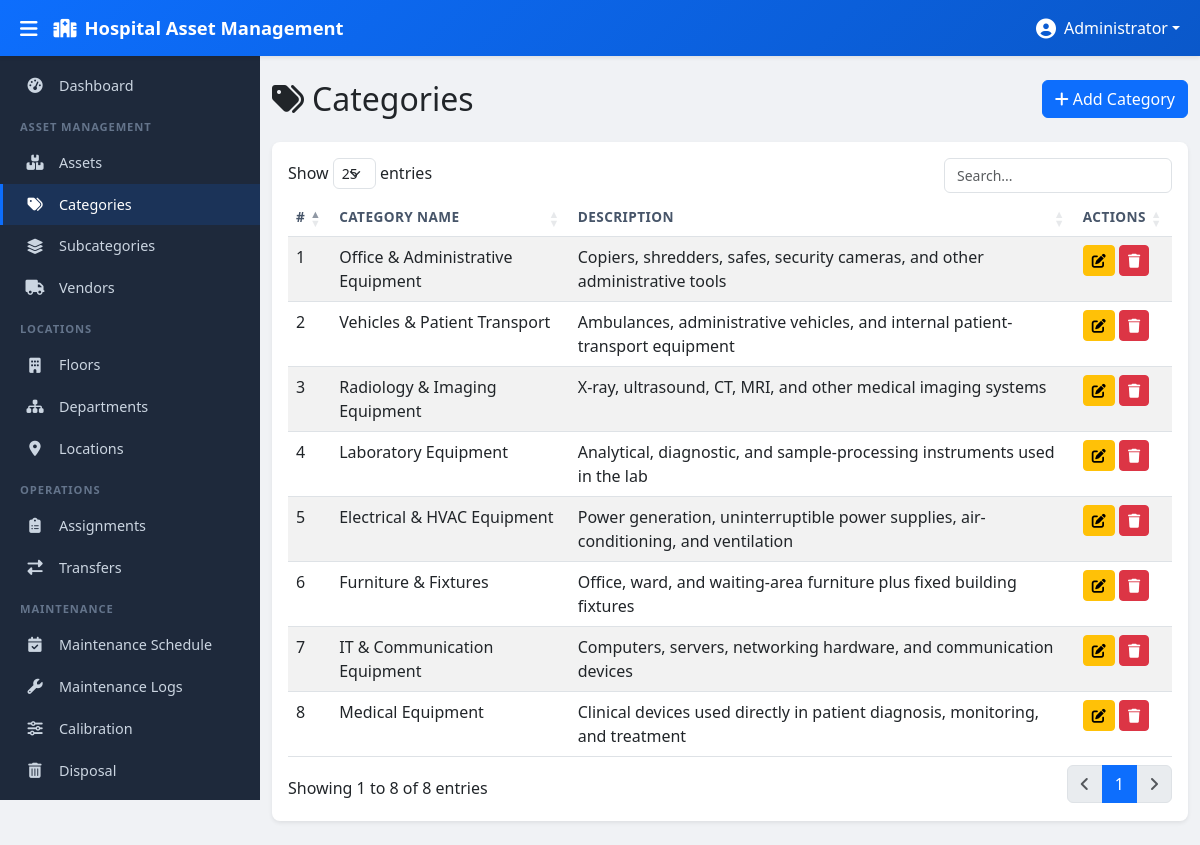
The page /modules/categories/index.php (signed in) on the database its author committed.
### tables this page shows
CREATE TABLE asset_categories (
    id INT AUTO_INCREMENT PRIMARY KEY,
    category_name VARCHAR(150) NOT NULL,
    description TEXT,
    is_deleted TINYINT(1) DEFAULT 0
);

### modules/categories/index.php (the view, shortened to what this page needs)
<?php
$pdo = getDBConnection();
$stmt = $pdo->prepare("SELECT * FROM asset_categories WHERE is_deleted = 0 ORDER BY id DESC");
$stmt->execute();
$categories = $stmt->fetchAll();
require_once __DIR__ . '/../../views/header.php';
require_once __DIR__ . '/../../views/sidebar.php';
?>
<div class="main-content" id="mainContent">
    <div class="container-fluid py-4">
        <div class="row mb-4">
            <div class="col-12 d-flex justify-content-between align-items-center">
                <h2 class="mb-0"><i class="fas fa-tags me-2"></i>Categories</h2>
                <a href="create.php" class="btn btn-primary"><i class="fas fa-plus me-1"></i>Add Category</a>
            </div>
        </div>
        <div class="card shadow-sm">
            <div class="card-body">
                <table class="table table-striped table-hover datatable">
                    <thead>
                        <tr>
                            <th>#</th>
                            <th>Category Name</th>
                            <th>Description</th>
                            <th>Actions</th>
                        </tr>
                    </thead>
                    <tbody>
                        <?php foreach ($categories as $i => $row): ?>
                        <tr>
                            <td><?php echo $i + 1; ?></td>
                            <td><?php echo htmlspecialchars($row['category_name'], ENT_QUOTES, 'UTF-8'); ?></td>
                            <td><?php echo htmlspecialchars($row['description'] ?? '', ENT_QUOTES, 'UTF-8'); ?></td>
                            <td>
                                <a href="edit.php?id=<?php echo $row['id']; ?>" class="btn btn-sm btn-warning"><i class="fas fa-edit"></i></a>
                                <a href="#" class="btn btn-sm btn-danger btn-delete" data-url="delete.php?id=<?php echo $row['id']; ?>" data-name="<?php echo htmlspecialchars($row['category_name'], ENT_QUOTES, 'UTF-8'); ?>"><i class="fas fa-trash"></i></a>
                            </td>
                        </tr>
                        <?php endforeach; ?>
                    </tbody>
                </table>
            </div>
        </div>
    </div>
</div>
<?php require_once __DIR__ . '/../../views/footer.php'; ?>

### views/header.php (shortened to what this page needs)
<!DOCTYPE html>
<html lang="en">
<head>
    <link href="https://cdn.jsdelivr.net/npm/bootstrap@5.3.0/dist/css/bootstrap.min.css" rel="stylesheet">
    <link href="https://cdn.datatables.net/1.13.6/css/dataTables.bootstrap5.min.css" rel="stylesheet">
    <link href="https://cdn.jsdelivr.net/npm/sweetalert2@11/dist/sweetalert2.min.css" rel="stylesheet">
    <link href="https://cdnjs.cloudflare.com/ajax/libs/font-awesome/6.4.0/css/all.min.css" rel="stylesheet">
    <link href="<?php echo BASE_URL; ?>/assets/css/style.css" rel="stylesheet">
</head>
<body>
<nav class="navbar navbar-expand-lg navbar-dark bg-primary fixed-top top-navbar">
    <div class="container-fluid">
        <button class="btn btn-link text-white me-2 sidebar-toggle" id="sidebarToggle" type="button">
            <i class="fas fa-bars fa-lg"></i>
        </button>
        <a class="navbar-brand d-flex align-items-center" href="<?php echo BASE_URL; ?>/dashboard/index.php">
            <i class="fas fa-hospital me-2"></i>
            <span class="d-none d-sm-inline">Hospital Asset Management</span>
        </a>
        <ul class="navbar-nav ms-auto">
            <li class="nav-item dropdown">
                <a class="nav-link dropdown-toggle text-white d-flex align-items-center" href="#"
                   id="userDropdown" role="button" data-bs-toggle="dropdown" aria-expanded="false">
                    <i class="fas fa-user-circle fa-lg me-2"></i>
                    <span class="d-none d-md-inline"><?php echo htmlspecialchars($_SESSION['user_name'] ?? 'User', ENT_QUOTES, 'UTF-8'); ?></span>
                </a>
            </li>
        </ul>
    </div>
</nav>

### views/sidebar.php (shortened to what this page needs)
<?php
$currentScript = $_SERVER['SCRIPT_NAME'];
function isActive(string $path): string
{
    global $currentScript;
    return (strpos($currentScript, $path) !== false) ? 'active' : '';
}
?>
<nav class="sidebar" id="sidebar">
    <ul class="sidebar-nav">
        <li class="sidebar-item <?php echo isActive('/dashboard/'); ?>">
            <a href="<?php echo BASE_URL; ?>/dashboard/index.php" class="sidebar-link">
                <i class="fas fa-tachometer-alt"></i><span>Dashboard</span>
            </a>
        </li>
        <li class="sidebar-heading">Asset Management</li>
        <li class="sidebar-item <?php echo isActive('/modules/assets/'); ?>">
            <a href="<?php echo BASE_URL; ?>/modules/assets/index.php" class="sidebar-link">
                <i class="fas fa-boxes"></i><span>Assets</span>
            </a>
        </li>
        <li class="sidebar-item <?php echo isActive('/modules/categories/'); ?>">
            <a href="<?php echo BASE_URL; ?>/modules/categories/index.php" class="sidebar-link">
                <i class="fas fa-tags"></i><span>Categories</span>
            </a>
        </li>
        <li class="sidebar-item <?php echo isActive('/modules/subcategories/'); ?>">
            <a href="<?php echo BASE_URL; ?>/modules/subcategories/index.php" class="sidebar-link">
                <i class="fas fa-layer-group"></i><span>Subcategories</span>
            </a>
        </li>
        <li class="sidebar-item <?php echo isActive('/modules/vendors/'); ?>">
            <a href="<?php echo BASE_URL; ?>/modules/vendors/index.php" class="sidebar-link">
                <i class="fas fa-truck"></i><span>Vendors</span>
            </a>
        </li>
        <li class="sidebar-heading">Locations</li>
        <li class="sidebar-item <?php echo isActive('/modules/floors/'); ?>">
            <a href="<?php echo BASE_URL; ?>/modules/floors/index.php" class="sidebar-link">
                <i class="fas fa-building"></i><span>Floors</span>
            </a>
        </li>
        <li class="sidebar-item <?php echo isActive('/modules/departments/'); ?>">
            <a href="<?php echo BASE_URL; ?>/modules/departments/index.php" class="sidebar-link">
                <i class="fas fa-sitemap"></i><span>Departments</span>
            </a>
        </li>
        <li class="sidebar-item <?php echo isActive('/modules/locations/'); ?>">
            <a href="<?php echo BASE_URL; ?>/modules/locations/index.php" class="sidebar-link">
                <i class="fas fa-map-marker-alt"></i><span>Locations</span>
            </a>
        </li>
        <li class="sidebar-heading">Operations</li>
        <li class="sidebar-item <?php echo isActive('/modules/assignments/'); ?>">
            <a href="<?php echo BASE_URL; ?>/modules/assignments/index.php" class="sidebar-link">
                <i class="fas fa-clipboard-list"></i><span>Assignments</span>
            </a>
        </li>
        <li class="sidebar-item <?php echo isActive('/modules/transfers/'); ?>">
            <a href="<?php echo BASE_URL; ?>/modules/transfers/index.php" class="sidebar-link">
                <i class="fas fa-exchange-alt"></i><span>Transfers</span>
            </a>
        </li>
        <li class="sidebar-heading">Maintenance</li>
        <li class="sidebar-item <?php echo isActive('/modules/maintenance/'); ?>">
            <a href="<?php echo BASE_URL; ?>/modules/maintenance/index.php" class="sidebar-link">
                <i class="fas fa-calendar-check"></i><span>Maintenance Schedule</span>
            </a>
        </li>
        <li class="sidebar-item <?php echo isActive('/modules/maintenance_logs/'); ?>">
            <a href="<?php echo BASE_URL; ?>/modules/maintenance_logs/index.php" class="sidebar-link">
                <i class="fas fa-wrench"></i><span>Maintenance Logs</span>
            </a>
        </li>
        <li class="sidebar-item <?php echo isActive('/modules/calibration/'); ?>">
            <a href="<?php echo BASE_URL; ?>/modules/calibration/index.php" class="sidebar-link">
                <i class="fas fa-sliders-h"></i><span>Calibration</span>
            </a>
        </li>
        <li class="sidebar-item <?php echo isActive('/modules/disposal/'); ?>">
            <a href="<?php echo BASE_URL; ?>/modules/disposal/index.php" class="sidebar-link">
                <i class="fas fa-trash-alt"></i><span>Disposal</span>
            </a>
        </li>
        <li class="sidebar-heading">Administration</li>
    </ul>
</nav>

### views/footer.php (shortened to what this page needs)
</body>
</html>

### assets/css/style.css (style rules this page uses)
:root { --sidebar-width: 260px; --sidebar-collapsed-width: 0px; --topbar-height: 56px; --primary-color: #0d6efd; --primary-dark: #0a58ca; --secondary-color: #0dcaf0; --sidebar-bg: #1e293b; --sidebar-hover: #334155; --sidebar-active: #0d6efd; --sidebar-text: #cbd5e1; --sidebar-heading: #64748b; --body-bg: #f0f2f5; }
body { font-family: 'Segoe UI', Tahoma, Geneva, Verdana, sans-serif; background-color: var(--body-bg); overflow-x: hidden; }
.top-navbar { z-index: 1040; height: var(--topbar-height); box-shadow: 0 2px 4px rgba(0, 0, 0, 0.08); background: linear-gradient(135deg, var(--primary-color), var(--primary-dark)) !important; }
.top-navbar .navbar-brand { font-weight: 600; font-size: 1.15rem; }
.sidebar-toggle { text-decoration: none; border: none; padding: 0.25rem 0.5rem; }
.sidebar { position: fixed; top: var(--topbar-height); left: 0; width: var(--sidebar-width); height: calc(100vh - var(--topbar-height)); background-color: var(--sidebar-bg); overflow-y: auto; transition: transform 0.3s ease; z-index: 1030; }
.sidebar-nav { list-style: none; padding: 0.5rem 0; margin: 0; }
.sidebar-heading { padding: 0.75rem 1.25rem 0.35rem; font-size: 0.7rem; text-transform: uppercase; letter-spacing: 0.08em; color: var(--sidebar-heading); font-weight: 600; }
.sidebar-item { margin: 1px 0; }
.sidebar-link { display: flex; align-items: center; padding: 0.6rem 1.25rem; color: var(--sidebar-text); text-decoration: none; font-size: 0.9rem; transition: all 0.2s ease; border-left: 3px solid transparent; }
.sidebar-item.active .sidebar-link { background-color: rgba(13, 110, 253, 0.15); color: #fff; border-left-color: var(--sidebar-active); font-weight: 500; }
.sidebar-link i { width: 24px; text-align: center; margin-right: 0.75rem; font-size: 0.95rem; }
.main-content { margin-left: var(--sidebar-width); margin-top: var(--topbar-height); min-height: calc(100vh - var(--topbar-height)); transition: margin-left 0.3s ease; }
.card { border: none; border-radius: 0.5rem; box-shadow: 0 1px 3px rgba(0, 0, 0, 0.08); }
.table th { font-weight: 600; font-size: 0.85rem; text-transform: uppercase; letter-spacing: 0.03em; color: #475569; }

### rows shown on the page
asset_categories: category_name "Office & Administrative Equipment", description "Copiers, shredders, safes, security cameras, and other administrative tools"
asset_categories: category_name "Vehicles & Patient Transport", description "Ambulances, administrative vehicles, and internal patient-transport equipment"
asset_categories: category_name "Radiology & Imaging Equipment", description "X-ray, ultrasound, CT, MRI, and other medical imaging systems"
asset_categories: category_name "Laboratory Equipment", description "Analytical, diagnostic, and sample-processing instruments used in the lab"
asset_categories: category_name "Electrical & HVAC Equipment", description "Power generation, uninterruptible power supplies, air-conditioning, and ventilation"
asset_categories: category_name "Furniture & Fixtures", description "Office, ward, and waiting-area furniture plus fixed building fixtures"
asset_categories: category_name "IT & Communication Equipment", description "Computers, servers, networking hardware, and communication devices"
asset_categories: category_name "Medical Equipment", description "Clinical devices used directly in patient diagnosis, monitoring, and treatment"

### other values the page prints
$_SESSION['user_name'] "Administrator"
